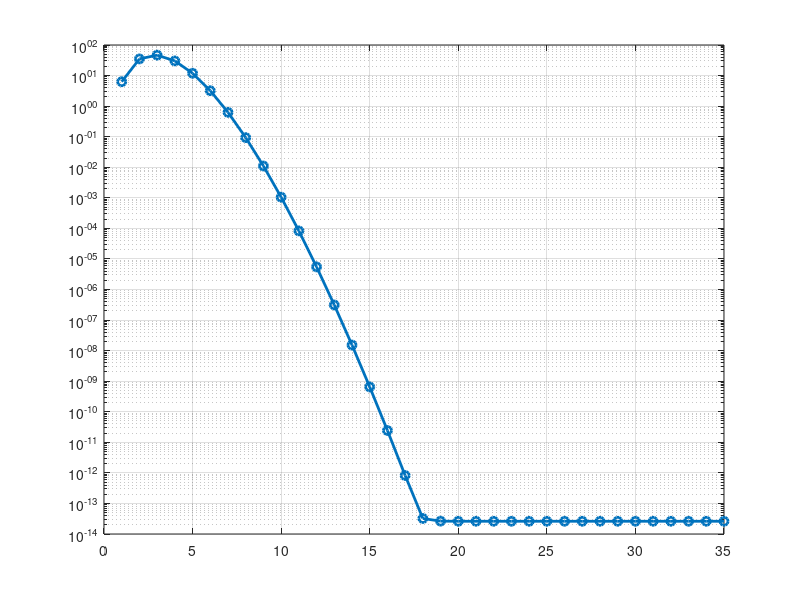

This figure's MATLAB source:
xA = 0;
xB = 2*pi;
x = linspace(xA, xB, 1000); 

N_max = 35;
wektor_N = 1:N_max;
bledy = zeros(1, N_max); 

y_dokladne = sin(x);

for N = 1:N_max
    y_przyblizone = zeros(size(x));
    for n = 0:(N-1)
        wyraz = ((-1)^n / factorial(2*n + 1)) * (x.^(2*n + 1));
        y_przyblizone = y_przyblizone + wyraz;
    end
    
    blad_bezwzgledny = abs(y_dokladne - y_przyblizone);
    bledy(N) = max(blad_bezwzgledny);
end

figure;
semilogy(wektor_N, bledy, '-o', 'LineWidth', 2);
grid on;
